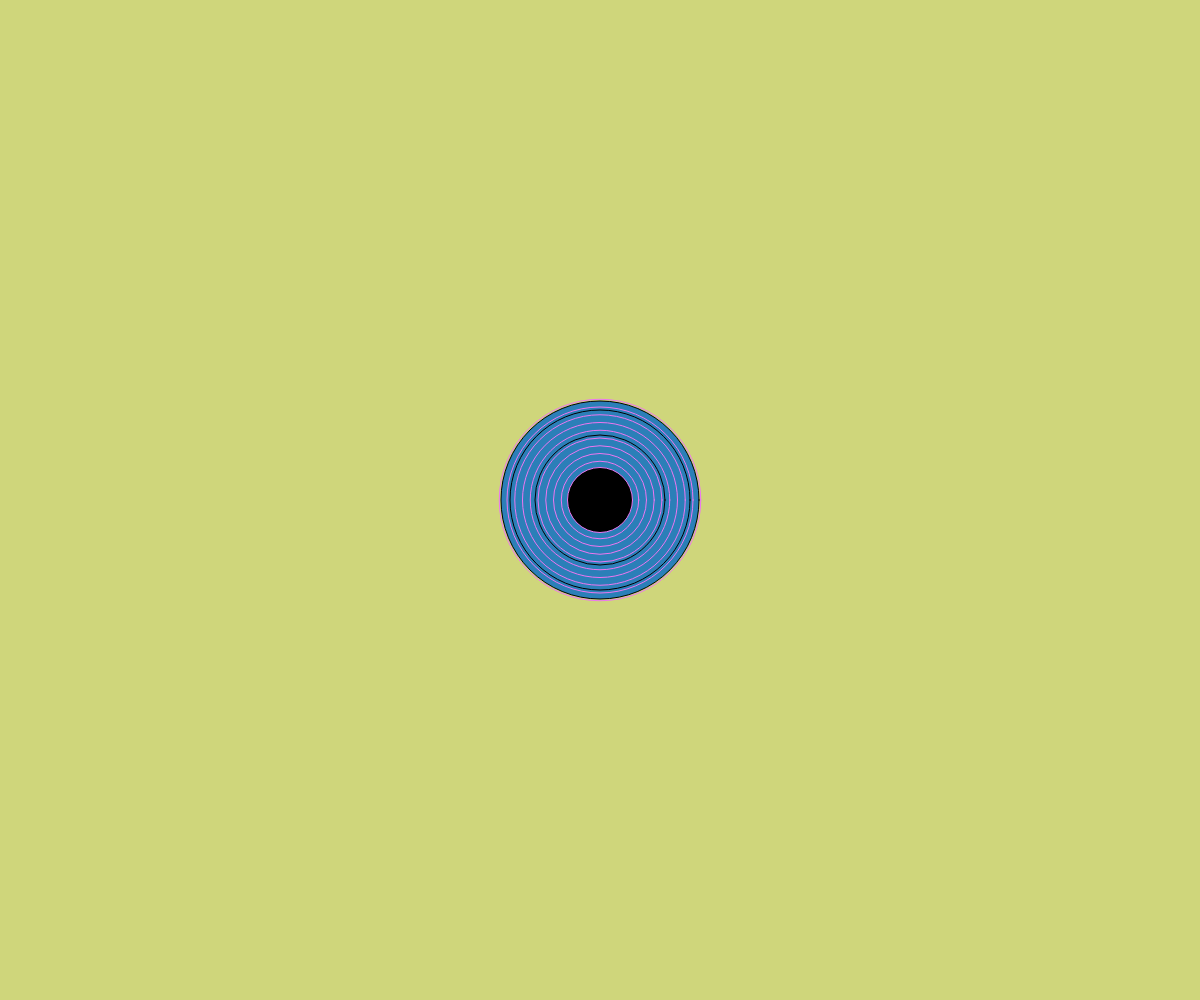
Frame 1 (no input)
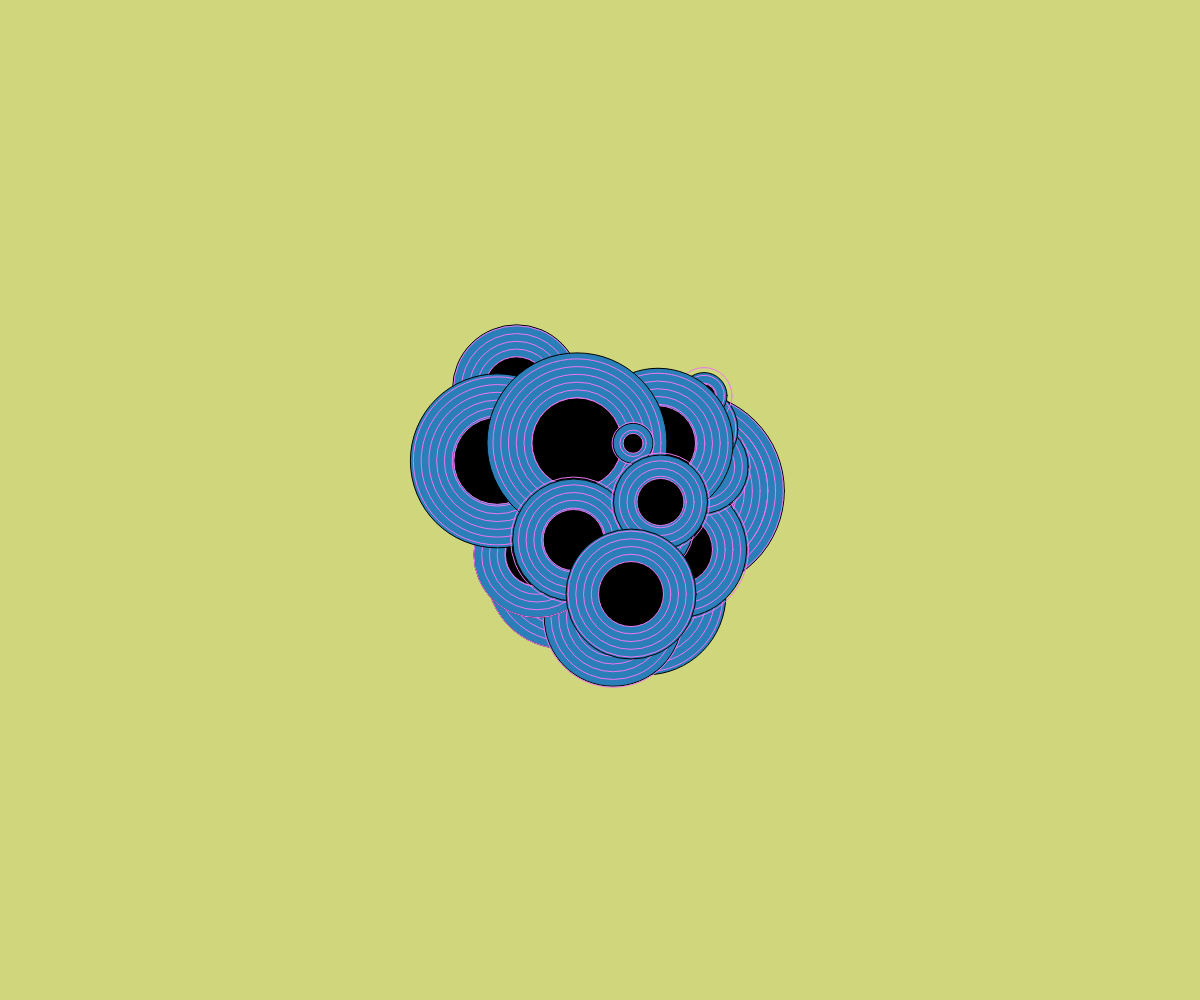
Frame 60 (no input)
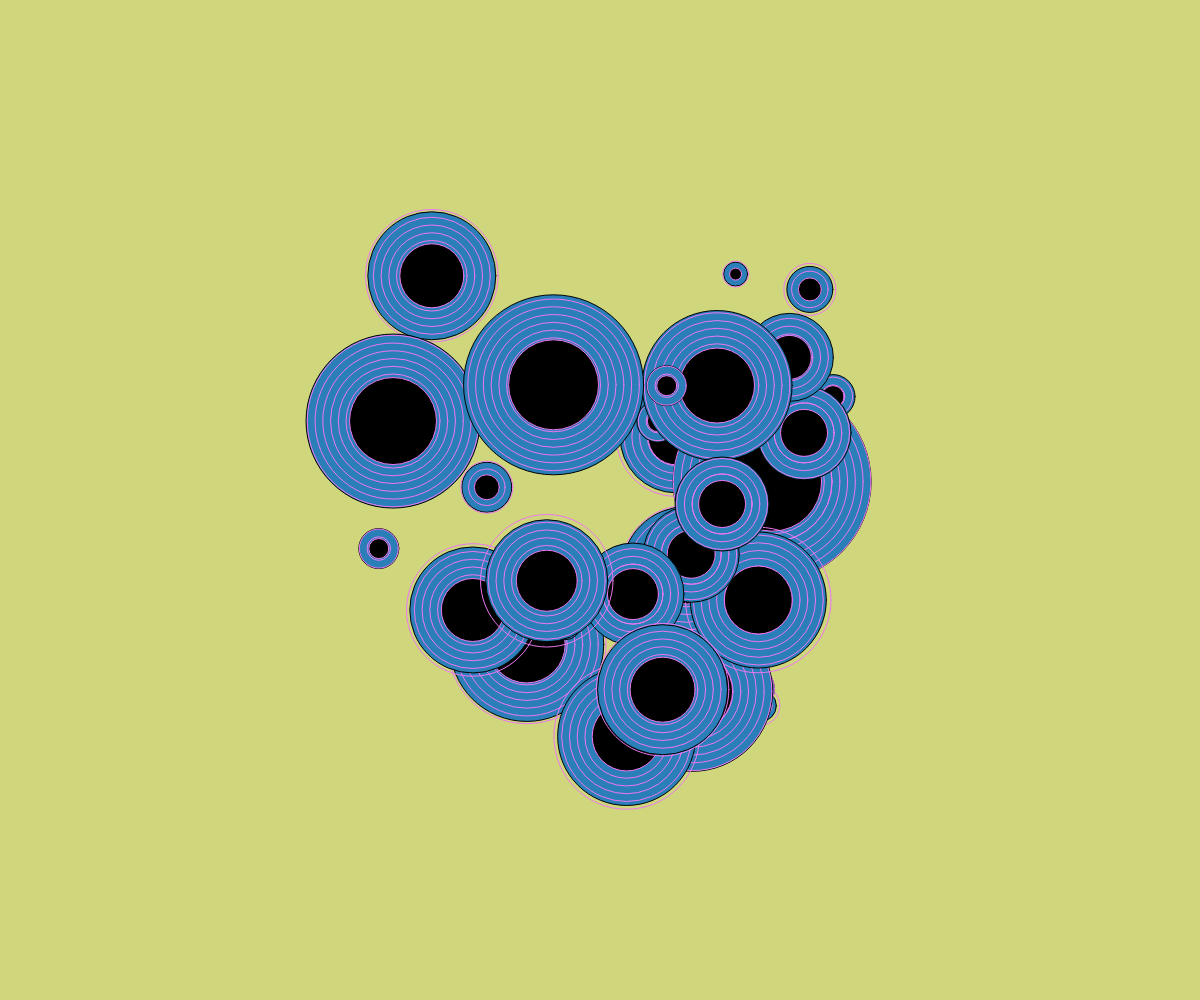
Frame 120 (the mouse pressed at the canvas centre since frame 60)

The p5.js sketch that drew these frames (run headless with seeded random() and noise() and a simulated clock; from frame 60 on, the mouse is pressed at the canvas centre):

// p5.js sketch
// ── sketch.js
// Ball Class Example
// Week 11


// create a variable for the ball object
let eyes = [];

function setup() {
  frameRate(30);
    createCanvas(windowWidth, windowHeight);
    background(204);
    for(var i = 0; i < 33; i ++){
      var x = random(width);
      var y = random(height);
      var r = i + 2;
      eyes[i] = new Eye(width/2, height/2, floor(random(10, 100)));
    }
  }


function draw() {
  background('rgb(207, 214, 123)');
  for( let i = 0; i < eyes.length; i++){
    // call the ball's methods
    eyes[i].display();
    eyes[i].move();
    eyes[i].edgeCheck();
  }
}


//////////////////////////////////////////////////
//      EYE CLASS DEFINITION
//////////////////////////////////////////////////
class Eye {
    constructor(x, y, size) {
        this.color = "red";
        this.size = size;
        this.rad = this.size / 2;
        this.posX = x;
        this.posY = y;
        this.deltaX = random(-2, 2);
        this.deltaY = random(-2, 2);
        this.ring = 0;
        this.size2 = size * 2;
    }

    display() {
        push();
        translate(this.posX, this.posY);

        fill('rgb(43, 127, 184)');
        ellipse(0, 0, this.size2);
        noFill();
        //Loop of expanding circle, starts at 0x0 expands to 500 new circle every 50
        for(var w = 0; w < this.size2; w+=15){
          stroke('rgb(237, 119, 241)');
          // ELLIPSE FOR BLUE EXPANDING CIRCLES
          ellipse(0, 0, this.ring + w);
          //SET ELLIPSES IN MOTION (move .5 every frame)
          this.ring += .5;
          // if statement to respawn circles
            if(this.ring > 15){
              //starts new circle once ellipse is greater than 50 width
              this.ring = 0;
            }
          }
        fill("black");
        ellipse(0, 0, this.size);
        pop();
    }

    move() {
        this.posX += this.deltaX;
        this.posY += this.deltaY;
    }

    edgeCheck() {
        // check if the ball has hit a vertical wall (left or right walls)
        if (this.posX + this.rad >= width || this.posX - this.rad <= 0) {
            this.deltaX *= -1;
        }
        // check if the ball has hit a horizontal wall (top or bottom walls)
        if (this.posY + this.rad >= height || this.posY - this.rad <= 0) {
            this.deltaY *= -1;
        }
    }
}
